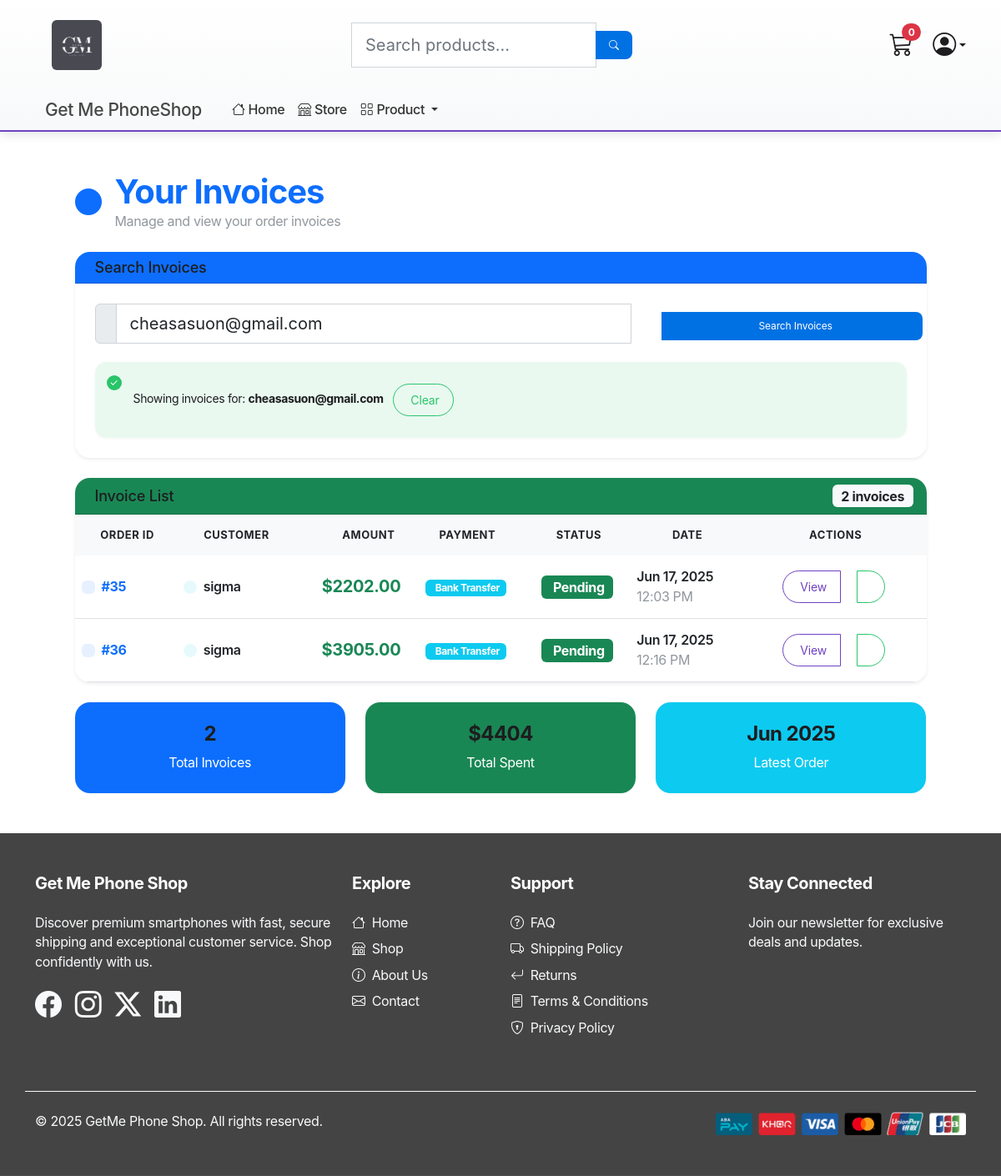
The page /payment/customer_invoice_list/ (signed in) on the database as committed earlier.
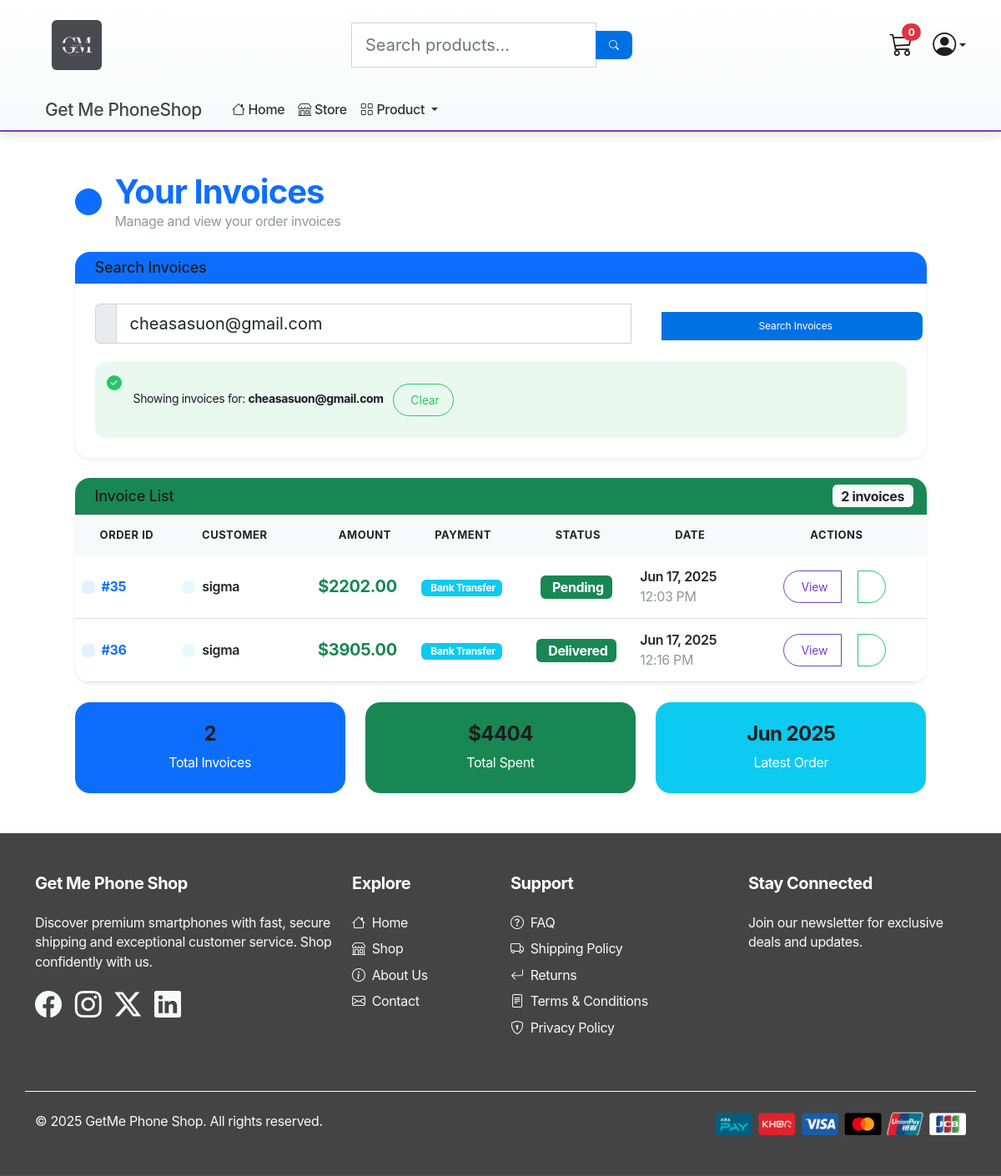
The same page on the database as committed later.
### payment/models.py (models this page shows, shortened)
class Order(models.Model):
    class StatusChoices(models.TextChoices):
        PENDING = 'PENDING', 'Pending'
        SHIPPED = 'SHIPPED', 'Shipped'
        DELIVERED = 'DELIVERED', 'Delivered'
        CANCELLED = 'CANCELLED', 'Cancelled'
    class PaymentMethodChoices(models.TextChoices):
        COD = 'cod', 'Pay on Delivery'
        BANK_TRANSFER = 'bank_transfer', 'Bank Transfer'
    user = models.ForeignKey(User, on_delete=models.CASCADE, null=True, blank=True)
    shipping_address = models.ForeignKey(ShippingAddress, on_delete=models.SET_NULL, null=True)
    delivery_option = models.ForeignKey(DeliveryOption, on_delete=models.SET_NULL, null=True)
    payment_method = models.CharField(max_length=20, choices=PaymentMethodChoices.choices, default=PaymentMethodChoices.COD)
    amount_paid = models.DecimalField(max_digits=10, decimal_places=2)
    date_ordered = models.DateTimeField(auto_now_add=True)
    status = models.CharField(max_length=20, choices=StatusChoices.choices, default=StatusChoices.PENDING)
    date_shipped = models.DateTimeField(blank=True, null=True)

### payment/views.py (the view)
# urls.py: path('customer_invoice_list/', views.customer_invoice_list, name="customer_invoice_list"),
@login_required(login_url='/register/')
def customer_invoice_list(request):
    email = request.GET.get('email')
    orders = []
    if not email and request.user.is_authenticated:
        email = request.user.email
    if email:
        orders = Order.objects.filter(shipping_address__shipping_email=email).select_related('shipping_address', 'delivery_option').prefetch_related('orderitem_set__product')
        if not orders:
            messages.info(request, 'No invoices found for this email address.')
    context = {
        'orders': orders,
        'email': email
    }
    return render(request, 'payment/customer_invoice_list.html', context)

### cart/cart.py (called while the page is built)
    def __len__(self):
        return sum(item['quantity'] for item in self.cart.values())

### cart/context_processors.py (called while the page is built)
def cart(request):
    return {'cart': Cart(request)}

### payment/templates/payment/customer_invoice_list.html (shortened to what the changed rows need)
{% extends 'store/main.html' %}{% load static %}
{% block content %}
<div class="container my-5">
  <div class="row justify-content-center">
    <div class="col-lg-11">
      <div class="d-flex align-items-center mb-4">
        <div>
          <h1 class="display-6 mb-0 text-primary fw-bold">Your Invoices</h1>
        </div>
      </div>
      <div class="card shadow-sm">
        <div class="card-body p-0">
          {% if orders %}
          <div class="table-responsive">
            <table class="table table-hover mb-0">
              <thead class="table-light">
                <tr>
                  <th class="border-0 fw-bold text-dark">
                    Order ID
                  </th>
                  <th class="border-0 fw-bold text-dark">
                    Customer
                  </th>
                  <th class="border-0 fw-bold text-dark text-end">
                    Amount
                  </th>
                  <th class="border-0 fw-bold text-dark text-center">
                    Payment
                  </th>
                  <th class="border-0 fw-bold text-dark text-center">
                    Status
                  </th>
                  <th class="border-0 fw-bold text-dark">
                    Date
                  </th>
                  <th class="border-0 fw-bold text-dark text-center">
                    Actions
                  </th>
                </tr>
              </thead>
              <tbody>
                {% for order in orders %}
                <tr class="align-middle">
                  <td>
                    <div class="d-flex align-items-center">
                      <div class="bg-primary bg-opacity-10 rounded p-2 me-2">
                      </div>
                      <span class="fw-bold text-primary">#{{ order.id }}</span>
                    </div>
                  </td>
                  <td>
                    <div class="d-flex align-items-center">
                      <div class="bg-info bg-opacity-10 rounded-circle p-2 me-2">
                      </div>
                      <div>
                        {% if order.user %}
                          <span class="fw-semibold">{{ order.user.username }}</span>
                        {% elif order.shipping_address %}
                          <span class="fw-semibold">{{ order.shipping_address.shipping_full_name }}</span>
                        {% else %}
                          <span class="text-muted fst-italic">N/A</span>
                        {% endif %}
                      </div>
                    </div>
                  </td>
                  <td class="text-end">
                    <span class="fw-bold text-success fs-5">${{ order.amount_paid|floatformat:2 }}</span>
                  </td>
                  <td class="text-center">
                    {% if order.payment_method == 'cod' %}
                      <span class="badge bg-warning text-dark">
                        <i class="fas fa-truck me-1"></i>COD
                      </span>
                    {% elif order.payment_method == 'bank_transfer' %}
                      <span class="badge bg-info">
                        Bank Transfer
                      </span>
                    {% else %}
                      <span class="badge bg-secondary">{{ order.payment_method }}</span>
                    {% endif %}
                  </td>
                  <td class="text-center">
                    <span class="badge bg-success fs-6">
                      {{ order.get_status_display }}
                    </span>
                  </td>
                  <td>
                    <div class="text-nowrap">
                      <div class="fw-semibold">{{ order.date_ordered|date:"M d, Y" }}</div>
                      <small class="text-muted">{{ order.date_ordered|date:"g:i A" }}</small>
                    </div>
                  </td>
                  <td class="text-center">
                    <div class="btn-group" role="group">
                      <a href="{% url 'customer_invoice_detail' order.id %}"
                         class="btn btn-outline-primary btn-sm"
                         data-bs-toggle="tooltip"
                         title="View Invoice Details">
                        View
                      </a>
                      <button type="button"
                              class="btn btn-outline-success btn-sm"
                              data-bs-toggle="tooltip"
                              title="Download PDF">
                      </button>
                    </div>
                  </td>
                </tr>
                {% endfor %}
              </tbody>
            </table>
          </div>
          {% endif %}
        </div>
      </div>
    </div>
  </div>
</div>
{% endblock content %}

Rows that differ between the two databases and show on the page:
changed Order "12:16 PM": status "Pending" → "Delivered"
